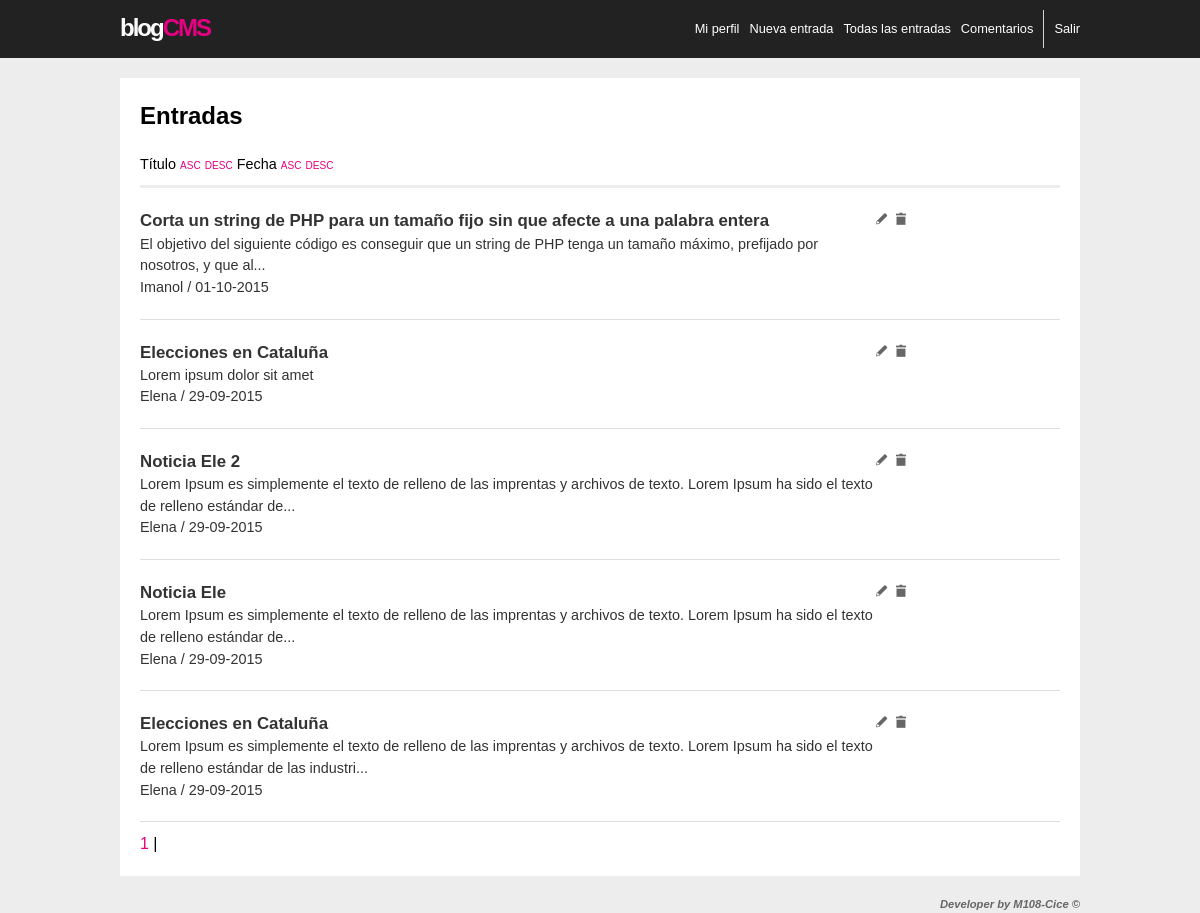
The app's page /postlista.php (signed in) with its own data.
### tables this page shows
CREATE TABLE IF NOT EXISTS `entradas` (
  `id` int(11) NOT NULL AUTO_INCREMENT,
  `titulo` tinytext NOT NULL,
  `texto` text NOT NULL,
  `imagen` text NOT NULL,
  `fecha` datetime NOT NULL,
  `id_usuario` int(11) NOT NULL,
  `visible` enum('si','no') NOT NULL,
  PRIMARY KEY (`id`)
);

CREATE TABLE IF NOT EXISTS `usuarios` (
  `id` int(11) NOT NULL AUTO_INCREMENT,
  `nombre` varchar(45) NOT NULL,
  `email` varchar(45) NOT NULL,
  `password` tinytext NOT NULL,
  `fecha` datetime NOT NULL,
  `rol` enum('editor','admin') NOT NULL,
  PRIMARY KEY (`id`)
);

### postlista.php (the view, shortened to what this page needs)
<?php
include './inc/connect.php';
$id_usuario=$_SESSION['id_usuario'];
$campo="fecha";
$orden="DESC";
$sql="select rol from usuarios where id=$id_usuario";
$result=  mysqli_query($link, $sql);
$fila=  mysqli_fetch_array($result);
$rol=$fila['rol'];
$condicion="where entradas.id_usuario=$id_usuario";
if($rol=="admin"){
    $condicion="";
}
$num_entradas_xpag=5;
$page=1;
$start_limit= ($page-1)*$num_entradas_xpag;
$sql="select count(*) as total from entradas $condicion";
$result=  mysqli_query($link, $sql);
$fila=  mysqli_fetch_array($result);
$total_entradas=$fila['total'];
if( $total_entradas%$num_entradas_xpag == 0 ){
    $num_paginas=$total_entradas/$num_entradas_xpag;
}else{
    $num_paginas= intval($total_entradas/$num_entradas_xpag)+1;
}
$sql="select entradas.id,entradas.titulo, entradas.texto, DATE_FORMAT(entradas.fecha, '%d-%m-%Y') as fechaMod, usuarios.nombre from entradas inner join usuarios on entradas.id_usuario=usuarios.id $condicion order by entradas.$campo $orden LIMIT $start_limit, $num_entradas_xpag";
$result=  mysqli_query($link, $sql);
$nfilas=  mysqli_num_rows($result);
?>
<?php $title="Entradas" ?>
<?php include './col/header.php'; ?>
<div class="orden">
    Título
    <a href="<?=$_SERVER['PHP_SELF']?>?c=t&o=a">ASC</a>
    <a href="<?=$_SERVER['PHP_SELF']?>?c=t&o=d">DESC</a>
    Fecha
    <a href="<?=$_SERVER['PHP_SELF']?>?c=f&o=a">ASC</a>
    <a href="<?=$_SERVER['PHP_SELF']?>?c=f&o=d">DESC</a>
</div>
<section id="entradas">
    <?php if($nfilas>0){ ?>
        <?php for($i=0; $i<$nfilas; $i++){ ?>
            <?php $fila=  mysqli_fetch_array($result) ?>
            <article class="datos">
                <div class="col80">
                    <h3><?=$fila['titulo']?></h3>
                    <?php
                        $resumen=substr(strip_tags($fila['texto']), 0,150);
                        if(mb_strlen($resumen)==150){
                            $posUltEsp=strrpos($resumen, " ");
                            $resumen=substr($resumen, 0,$posUltEsp);
                        }
                        if(mb_strlen(strip_tags($fila['texto']),"UTF-8") > 150){
                            $resumen.="...";
                        }
                        ?>
                    <p><?= $resumen ?></p>
                    <span><?=$fila['nombre']?> / <?=$fila['fechaMod']?></span>
                </div>
                <div class="col20">
                    <a href="posteditar.php" class="btn edit"></a>
                    <a href="<?=$_SERVER['PHP_SELF']?>?a=d&id_entrada=<?=$fila['id']?>" onclick="if(!confirm('¿Estás seguro que deseas eliminar el post?'))return false" class="btn delete"></a>
                </div>
            </article>
        <?php } ?>
        <div class="paginacion">
            <?php for($i=0;$i<$num_paginas;$i++){ ?>
                <a href="<?=$_SERVER['PHP_SELF']?>?p=<?=($i+1)?>"><?=($i+1)?></a> |
            <?php } ?>
        </div>
    <?php }else{ ?>
        <p>No hay entradas</p>
    <?php } ?>
</section>
<?php include './col/footer.php'; ?>

### col/header.php (shortened to what this page needs)
<!DOCTYPE html>
<html>
    <head>
        <link href="sitemedia/css/style.css" rel="stylesheet" type="text/css"/>
    </head>
    <body>
        <header>
            <div class="main">
                <div class="logo">
                    <h2>blog<span>CMS</span></h2>
                </div>
                <nav>
                    <ul>
                        <li><a href="perfil.php">Mi perfil</a></li>
                        <li><a href="postnueva.php">Nueva entrada</a></li>
                        <li><a href="postlista.php">Todas las entradas</a></li>
                        <li><a href="postcomments.php">Comentarios</a></li>
                        <li><a href="salir.php">Salir</a></li>
                    </ul>
                </nav>
            </div>
        </header>
        <main>
            <h2><?=$title?></h2>

### col/footer.php
</main>
        <footer>
            <div class="main">
                <h4>Developer by M108-Cice &copy;</h4>
            </div>
        </footer>
    </body>
</html>

### sitemedia/css/style.css (style rules this page uses)
* { margin: 0; padding: 0; box-sizing: border-box; }
html,body { height: 100%; }
body { font: 1em/1.5 sans-serif; background: #ededed; }
li { list-style: none; }
a { text-decoration: none; color:#E60082; font-size: .7em; }
.main { width: 80%; margin: 0 auto; }
div[class^="col"] { float: left; }
.col80 { width: 80%; }
.col20 { width: 20%; }
header { background: #222; color:#fff; padding: 10px 0; overflow: hidden; }
header .logo { float: left; letter-spacing: -2px; line-height: 2.3em; }
header .logo span { color: #e60082; }
header nav { float: right; }
header nav li { float: left; margin-left: 10px; line-height: 2.3em; }
header nav li:last-child { border-left: 1px solid rgba(255,255,255,.8); padding-left: 10px; }
header nav li a { color: #fff; font-size: .8em; }
main { width: 80%; margin: 20px auto; padding: 20px; min-height: 600px; background: #fff; }
.datos { border-bottom: 1px solid #ddd; padding: 20px 0; overflow: hidden; font-size: .9em; color:#333; }
.orden { border-bottom: 3px solid #ededed; padding: 10px 0; font-size: .9em; margin-top: 10px; }
.paginacion a { display: inline-block; font-size: 1em; margin-top: 10px; }
.btn { display: inline-block; width: 16px; height: 16px; }
.edit:before { font-family: "fontello"; content: "\E800"; color:#666; font-size: 1.2em; }
.delete:before { font-family: "fontello"; content: "\E801"; color:#666; font-size: 1.2em; }
footer { color:#666; text-align: right; font-size: .7em; font-style: italic; }

### records on screen
entradas: titulo "Corta un string de PHP para un tamaño fijo sin que afecte a una palabra entera", texto "El objetivo del siguiente código es conseguir que un string de PHP tenga un tamaño máximo, prefijado por nosotros, y que al...", id_usuario.nombre "Imanol", fechaMod "01-10-2015"
entradas: titulo "Elecciones en Cataluña", texto "Lorem ipsum dolor sit amet", id_usuario.nombre "Elena", fechaMod "29-09-2015"
entradas: titulo "Noticia Ele 2", texto "Lorem Ipsum es simplemente el texto de relleno de las imprentas y archivos de texto. Lorem Ipsum ha sido el texto de relleno estándar de...", id_usuario.nombre "Elena", fechaMod "29-09-2015"
entradas: titulo "Noticia Ele", texto "Lorem Ipsum es simplemente el texto de relleno de las imprentas y archivos de texto. Lorem Ipsum ha sido el texto de relleno estándar de...", id_usuario.nombre "Elena", fechaMod "29-09-2015"
entradas: titulo "Elecciones en Cataluña", texto "Lorem Ipsum es simplemente el texto de relleno de las imprentas y archivos de texto. Lorem Ipsum ha sido el texto de relleno estándar de las industri...", id_usuario.nombre "Elena", fechaMod "29-09-2015"

### other values on screen
$title "Entradas"
